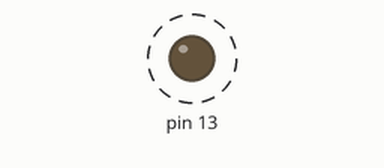
Recording of a sketch running on a simulated Arduino Uno, built with avr-gcc and run on an emulated ATmega328P. On the bench: output pins drawn as LEDs (lit = HIGH). Dashed ring = blinking.

Above: at 0.5 s.
Timing chart, 0 to 3.0 s (numbered marks = the images above):
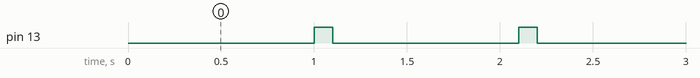

The sketch:

lab3_ex2_Normalversion.ino
```cpp
int led = 13;


void setup()
{
    Serial.begin(9600);
   pinMode(13,OUTPUT);


}

void loop()
{
   digitalWrite(13, LOW);
   delay(1000);
   digitalWrite(13,HIGH);
   delay(100);
}
```

Measured:
- by itself, pin 13: alternates HIGH for 0.10 s and LOW for 1.0 s
